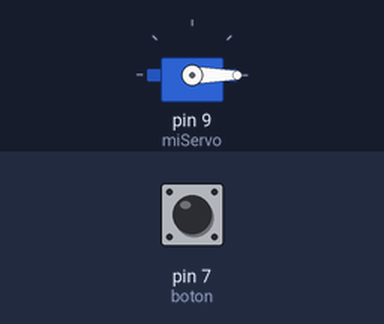
A sketch run on a simulated Arduino Uno, built with avr-gcc and run on an emulated ATmega328P. Shown: servo. The test bench sets the inputs (shaded band); at power-on: pin 7 (boton) HIGH.

Above: at 1.2 s.
1.3 s: pin 7 (boton) pulled LOW for 0.15 s
At 1.37 s:
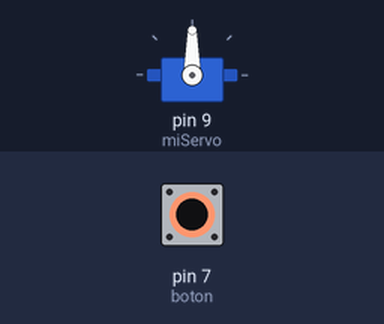
2.9 s: pin 7 (boton) pulled LOW for 3.2 s
At 7.3 s:
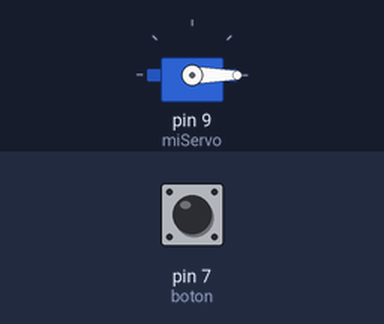
Timing chart, 0 to 8.8 s (numbered marks = the images above; inputs shaded):
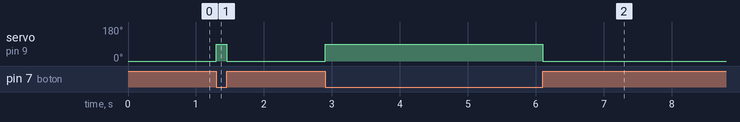

The sketch:

ej4_op.ino
```cpp
//C++ code
//
#include <Servo.h>

Servo miServo;
int boton = 7;

void setup() {
  miServo.attach(9);
  pinMode(boton, INPUT_PULLUP);
}

void loop() {
  if (digitalRead(boton) == LOW) {
    miServo.write(90);  // Movimiento
  } else {
    miServo.write(0);   // Pos inicio
  }
}
```

Measured:
- after the input at 1.3 s, servo on pin 9 (miServo): 0° → 90° at once, → 0° 0.15 s later
- after the input at 2.9 s, servo on pin 9 (miServo): 0° → 90° at once, → 0° 3.2 s later
